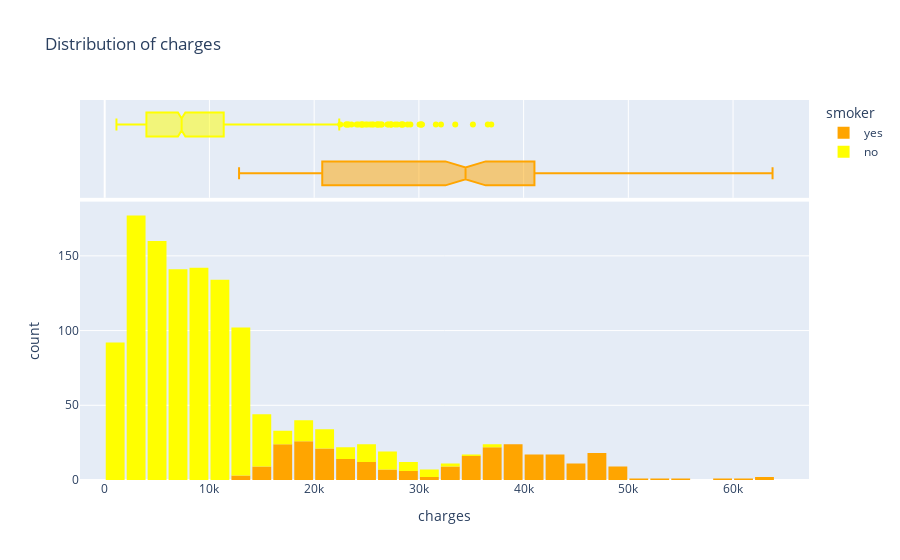

Notebook code for this chart:
### Code cell
fig = px.histogram(df, x ='charges' , marginal = 'box' , color_discrete_sequence=['orange','yellow'], color = 'smoker', title = "Distribution of charges")
fig.update_layout(bargap = 0.1)
fig.show()

### Figure 1 — Plotly figure (JSON) as saved in the notebook; plotly's stock layout.template omitted (floating-point values rounded to 4 significant figures; data arrays with more than 128 entries replaced by an {"elided": "..."} marker saying what was removed)
{"data": [{"alignmentgroup": "True", "bingroup": "x", "hovertemplate": "smoker=yes<br>charges=%{x}<br>count=%{y}<extra></extra>", "legendgroup": "yes", "marker": {"color": "orange", "pattern": {"shape": ""}}, "name": "yes", "offsetgroup": "yes", "orientation": "v", "showlegend": true, "type": "histogram", "x": {"elided": "274 float values"}, "xaxis": "x", "yaxis": "y"}, {"alignmentgroup": "True", "hovertemplate": "smoker=yes<br>charges=%{x}<extra></extra>", "legendgroup": "yes", "marker": {"color": "orange"}, "name": "yes", "notched": true, "offsetgroup": "yes", "showlegend": false, "type": "box", "x": {"elided": "274 float values"}, "xaxis": "x2", "yaxis": "y2"}, {"alignmentgroup": "True", "bingroup": "x", "hovertemplate": "smoker=no<br>charges=%{x}<br>count=%{y}<extra></extra>", "legendgroup": "no", "marker": {"color": "yellow", "pattern": {"shape": ""}}, "name": "no", "offsetgroup": "no", "orientation": "v", "showlegend": true, "type": "histogram", "x": {"elided": "1064 float values"}, "xaxis": "x", "yaxis": "y"}, {"alignmentgroup": "True", "hovertemplate": "smoker=no<br>charges=%{x}<extra></extra>", "legendgroup": "no", "marker": {"color": "yellow"}, "name": "no", "notched": true, "offsetgroup": "no", "showlegend": false, "type": "box", "x": {"elided": "1064 float values"}, "xaxis": "x2", "yaxis": "y2"}], "layout": {"bargap": 0.1, "barmode": "relative", "legend": {"title": {"text": "smoker"}, "tracegroupgap": 0}, "title": {"text": "Distribution of charges"}, "xaxis": {"anchor": "y", "domain": [0, 1], "title": {"text": "charges"}}, "xaxis2": {"anchor": "y2", "domain": [0, 1], "matches": "x", "showgrid": true, "showticklabels": false}, "yaxis": {"anchor": "x", "domain": [0, 0.7326], "title": {"text": "count"}}, "yaxis2": {"anchor": "x2", "domain": [0.7426, 1], "matches": "y2", "showgrid": false, "showline": false, "showticklabels": false, "ticks": ""}}}
